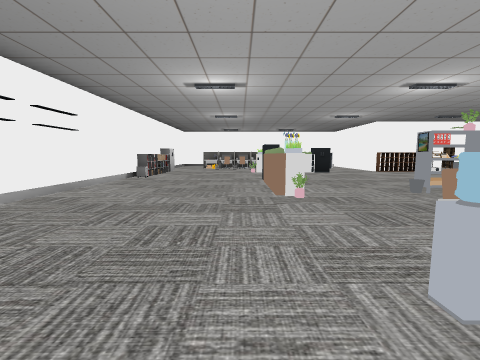
[1] (above)

19 first-person views from a walk through a scene from a Unity 3-D project. The camera is 1.3 m above the floor, tilts 6° down and sees 90° across. The floor is counted in squares, 2 m on a side. Each view is taken from the middle of a square. On the plan, view 1 faces up. The plan holds only what a view shows up to about 9 squares ahead; the rest is blank. The place goes on beyond the plan. Door leaves are left out, so doorways stand open. Some surface patterns are stand-ins.

[2]
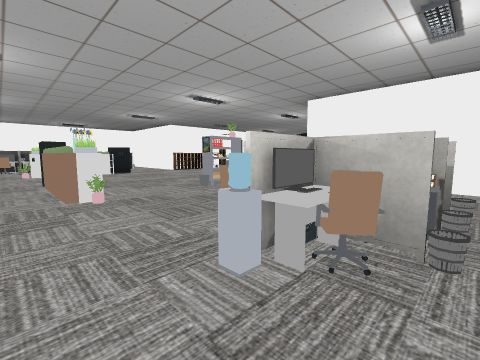

[3]
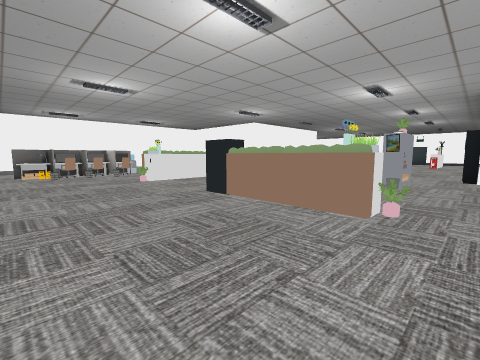

[4]
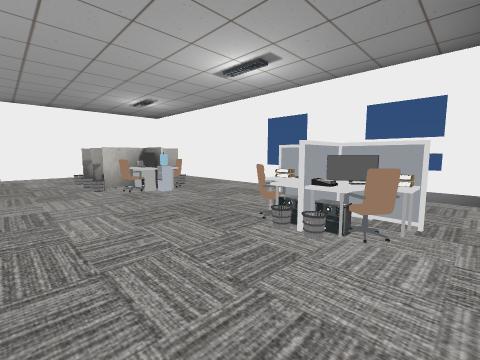

[5]
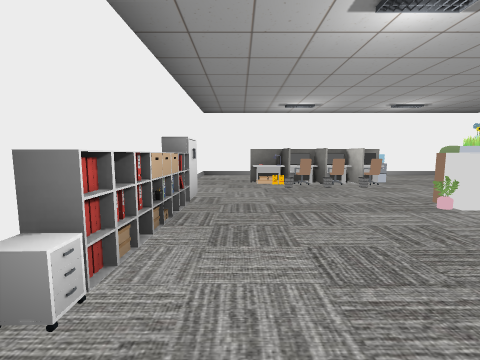

[6]
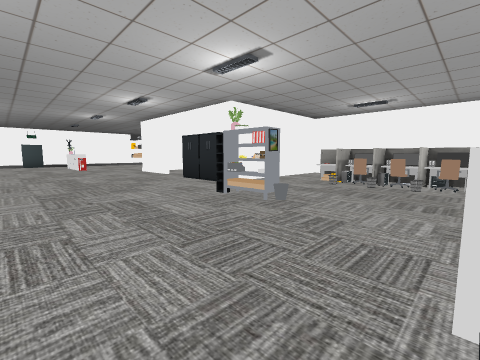

[7]
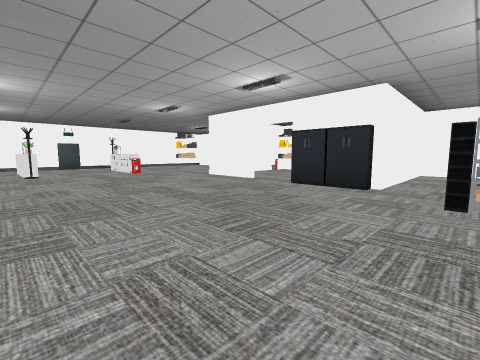

[8]
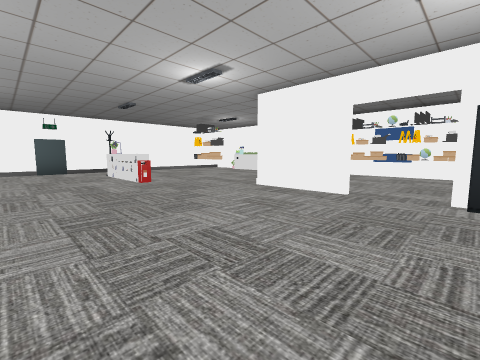

[9]
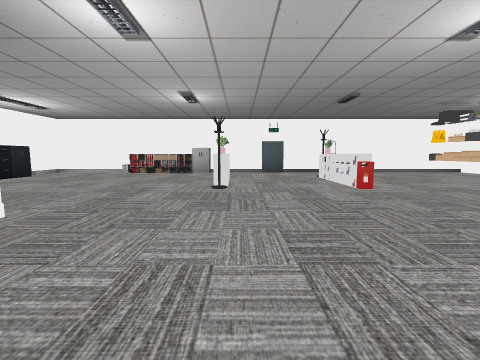

[10]
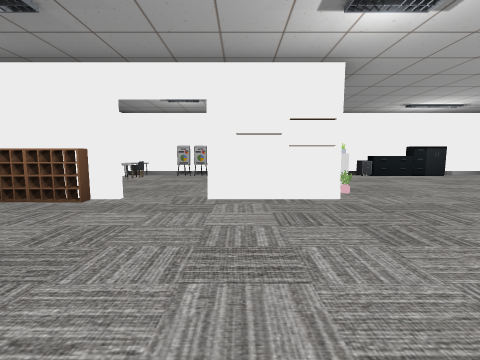

[11]
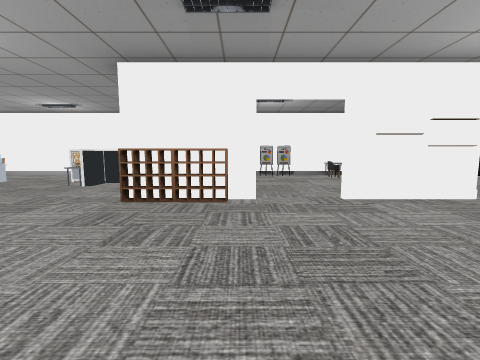

[12]
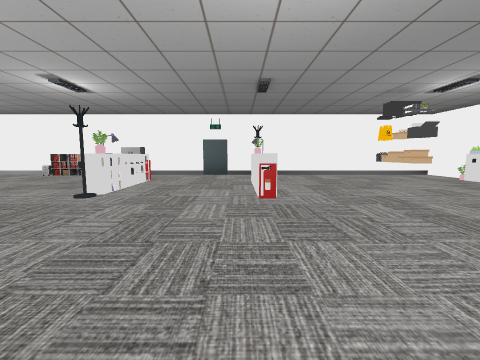

[13]
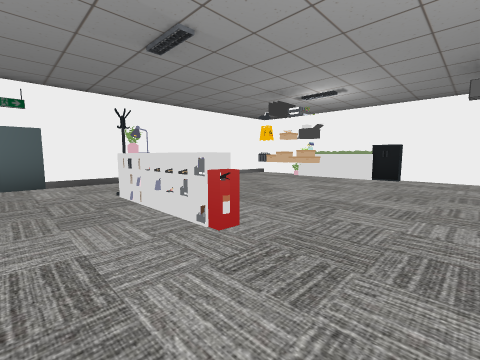

[14]
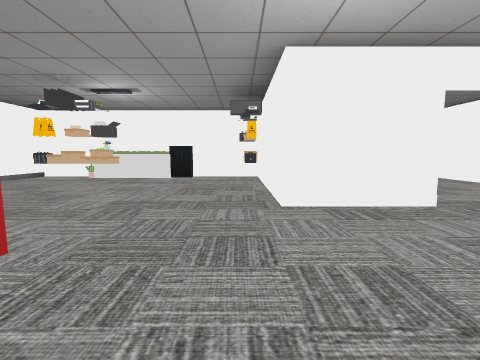

[15]
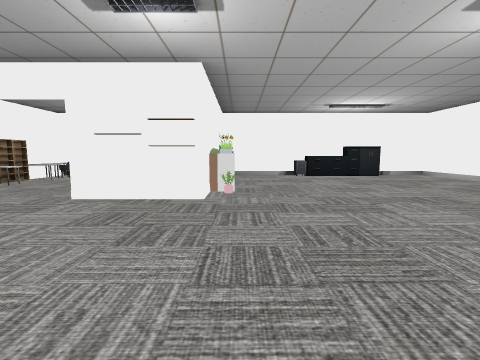

[16]
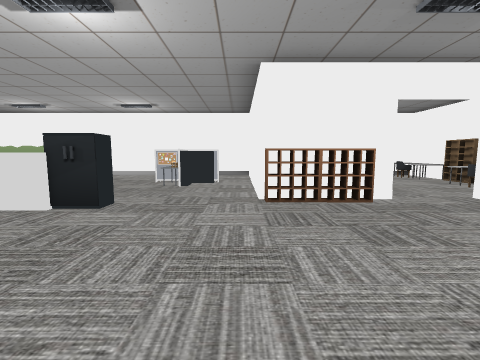

[17]
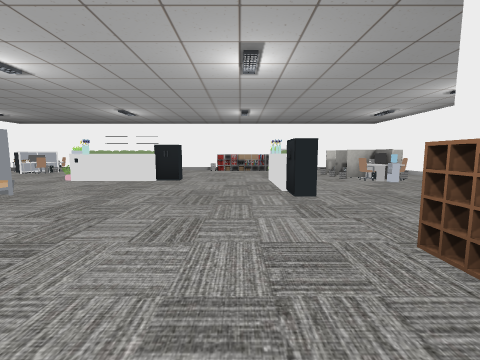

[18]
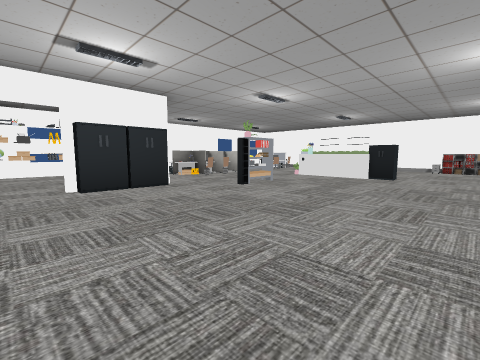

[19]
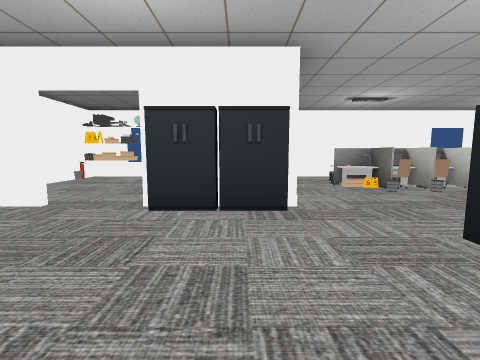

### Floor plan
Points are (right, up) in squares from view 1. A wall is a line through its corners. A room is listed if a view was taken in it or the views show most of it. See-through windows are left out.
Room 1 (views 1, 2, 3, 4, 5, 6, 7, 8, 9, 10, 11, 12, 13, 14, 15, 16, 17, 18, 19)
walls: (8.5, 3) (10.5, 3) (10.5, -0.3); (9.6, 9.5) (8.5, 9.5); (5.3, 10.2) (5.3, 11.4); (5.4, 0.5) (5.4, -0.9); (10.3, -0.5) (10.3, 0.7); (5.3, -1.1) (5.3, 3.1); (8.6, 13.3) (7, 13.3); (5.4, 13.6) (5.4, 12.4); (10.5, -1.2) (16.9, -1.2) (16.9, 7.5); (0, -1.2) (7.6, -1.2); (-3.2, 6) (-3.2, 3.1); (14.3, 13.2) (14.3, 13.7) (-3.2, 13.7) (-3.2, 12.4); (14.7, 13.3) (13, 13.3); (16.9, 11.4) (16.9, 13.7) (15.4, 13.7); (-3.1, -1.2) (-2.5, -1.2)
objects: other object (-3, 1); other object (-3, 7); other object (-3, 8); other object (-3, 9); other object (-3, 10); other object (-2, -1); other object (-2, 1); other object (-2, 2); other object (-2, 11); other object (-1, 0); other object (-1, 1); other object (-1, 10); other object (-1, 11); other object (0, 1); other object (0, 9); other object (0, 10); other object (0, 11); other object (0, 12); other object (1, 0); other object (1, 1); other object (1, 2); other object (1, 4); other object (1, 5); other object (1, 6); other object (1, 8); other object (1, 9); other object (1, 10); other object (1, 11); other object (1, 12); other object (2, 0); other object (2, 1); other object (2, 2); other object (2, 9); other object (2, 12); other object (3, 1); other object (3, 2); other object (3, 4); other object (3, 9); other object (3, 11); other object (4, 4); other object (4, 11); other object (4, 12); other object (5, 12); other object (6, 3); other object (6, 9); other object (6, 11); other object (6, 13); other object (7, 3); other object (7, 9); other object (8, -1); other object (9, -1); other object (9, 11); other object (9, 13); other object (10, 11); other object (10, 12); other object (10, 13); other object (11, -1); other object (11, 1); other object (11, 9); other object (11, 11); other object (13, -1); other object (13, 0); other object (13, 4); other object (13, 5); other object (13, 7); other object (13, 8); other object (13, 13); other object (14, 2); other object (14, 4); other object (14, 5); other object (14, 8) to (15, 8); other object (15, -1); other object (15, 5); other object (15, 7); other object (15, 13); other object (17, 8); other object (17, 9); other object (17, 10); other object (17, 11)

Where each view was taken, in squares from view 1:
view 1: 0 up, 0 right, facing up
view 2: 0 up, 0 right, facing up-right
view 3: 3 up, 2 left, facing up-right
view 4: 3 up, 3 left, facing down-right
view 5: 6 up, 2 left, facing up
view 6: 7 up, 1 right, facing down-right
view 7: 8 up, 4 right, facing down-right
view 8: 7 up, 7 right, facing down-right
view 9: 7 up, 8 right, facing right
view 10: 6 up, 9 right, facing up
view 11: 6 up, 7 right, facing up
view 12: 5 up, 9 right, facing right
view 13: 6 up, 11 right, facing down-right
view 14: 6 up, 11 right, facing down
view 15: 6 up, 11 right, facing up
view 16: 6 up, 5 right, facing up
view 17: 8 up, 7 right, facing left
view 18: 8 up, 8 right, facing down-left
view 19: 6 up, 6 right, facing down
